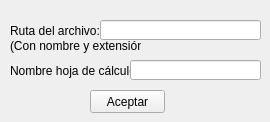
    <widget class="QWidget" name="tab_6">
     <attribute name="title">
      <string>Desde excel</string>
     </attribute>
     <widget class="QLabel" name="label_24">
      <property name="geometry">
       <rect>
        <x>10</x>
        <y>20</y>
        <width>91</width>
        <height>21</height>
       </rect>
      </property>
      <property name="text">
       <string>Ruta del archivo:</string>
      </property>
     </widget>
     <widget class="QLineEdit" name="ruta">
      <property name="geometry">
       <rect>
        <x>100</x>
        <y>20</y>
        <width>161</width>
        <height>20</height>
       </rect>
      </property>
     </widget>
     <widget class="QLabel" name="label_25">
      <property name="geometry">
       <rect>
        <x>10</x>
        <y>60</y>
        <width>121</width>
        <height>21</height>
       </rect>
      </property>
      <property name="text">
       <string>Nombre hoja de cálculo:</string>
      </property>
     </widget>
     <widget class="QLineEdit" name="hoja">
      <property name="geometry">
       <rect>
        <x>130</x>
        <y>60</y>
        <width>131</width>
        <height>20</height>
       </rect>
      </property>
     </widget>
     <widget class="QPushButton" name="exc">
      <property name="geometry">
       <rect>
        <x>90</x>
        <y>90</y>
        <width>75</width>
        <height>23</height>
       </rect>
      </property>
      <property name="text">
       <string>Aceptar</string>
      </property>
     </widget>
     <widget class="QLabel" name="label_26">
      <property name="geometry">
       <rect>
        <x>10</x>
        <y>35</y>
        <width>131</width>
        <height>21</height>
       </rect>
      </property>
      <property name="text">
       <string>(Con nombre y extensión)</string>
      </property>
     </widget>
    </widget>
